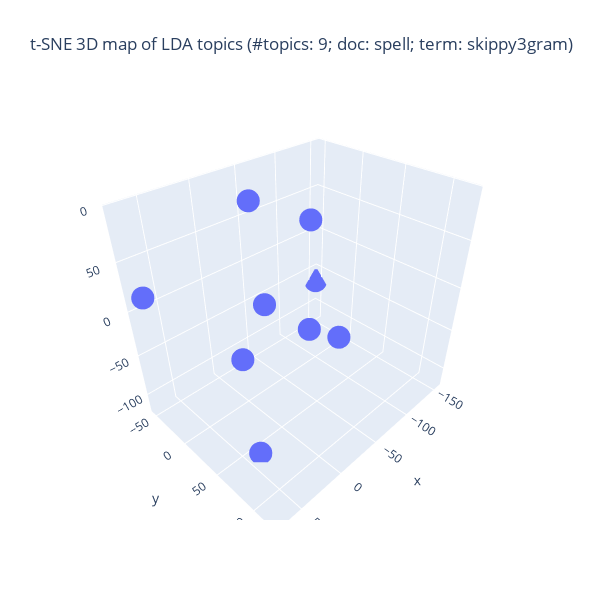

The notebook cell this image was saved under:
### Code cell
## Plotlyを使って tSNE の結果の可視化 (3D)

import plotly.graph_objects as go
top_fitted = top_tSNE_3d_fitted
fig = go.Figure(data = [go.Scatter3d(
        x = top_fitted[:,0], y = top_fitted[:,1], z = top_fitted[:,2],
                                     mode = 'markers')
                                     ])

## 3D 散布図にラベルを追加する処理は未実装
title_val = f"t-SNE 3D map of LDA topics (#topics: {n_topics}; doc: {doc_attr}; term: {lda_term_type})"
fig.update_layout(autosize = False, width = 600, height = 600, title = title_val)
fig.show()

### Figure 1 — Plotly figure (JSON) as saved in the notebook; plotly's stock layout.template omitted (floating-point values rounded to 4 significant figures)
{"data": [{"mode": "markers", "type": "scatter3d", "x": [72.0, -87.8, -14.46, -20.42, 39.23, 7.07, 4.143, -154.9, -85.64], "y": [-39.72, 1.097, 1.148, -32.51, 63.06, 121.3, 37.19, -53.73, 3.28], "z": [21.14, -76.36, 93.99, -99.04, -116.8, 32.92, 18.72, -67.93, 54.31]}], "layout": {"autosize": false, "height": 600, "title": {"text": "t-SNE 3D map of LDA topics (#topics: 9; doc: spell; term: skippy3gram)"}, "width": 600}}
